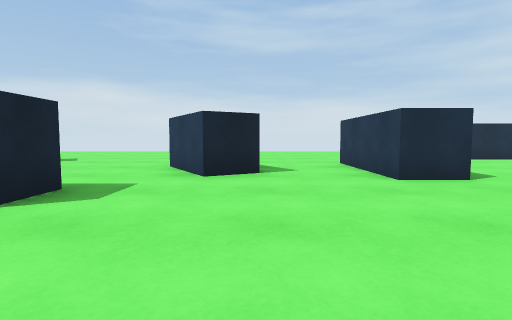
View 1 (above)

24 first-person views from a walk through a scene from a Unity 3-D project. The camera is 0.58 m above the floor, tilts 4° down and sees 80° across. The floor is counted in squares, 1 m on a side. Each view is taken from the middle of a square. On the plan, view 1 faces up. The plan holds only what a view shows up to about 9 squares ahead; the rest is blank. The place goes on beyond the plan. The player character is not drawn. Surface patterns are stand-ins for the level's own textures.

View 2
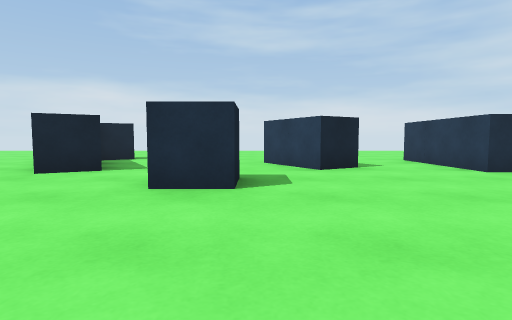

View 3
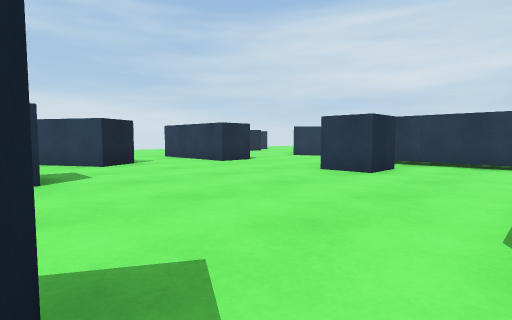

View 4
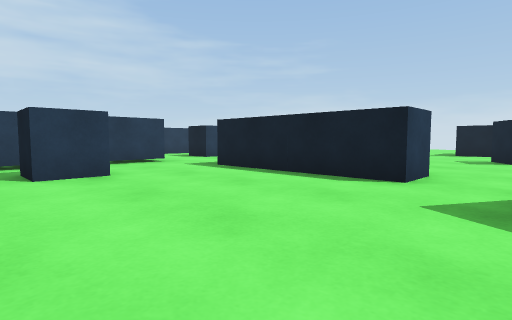

View 5
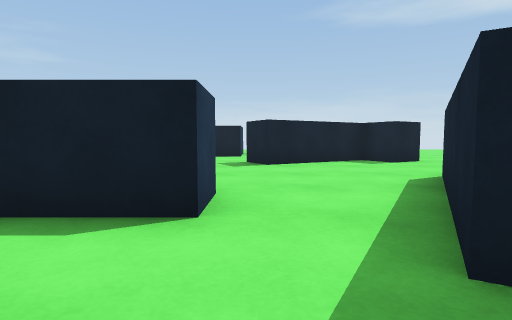

View 6
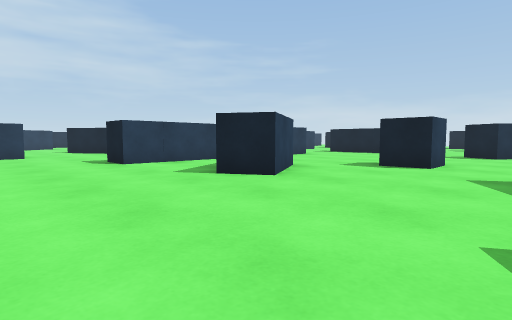

View 7
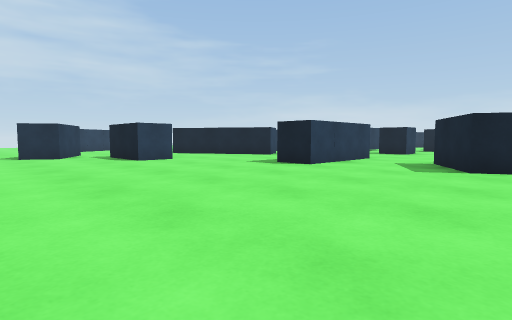

View 8
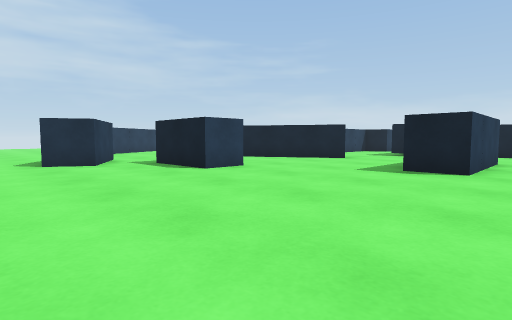

View 9
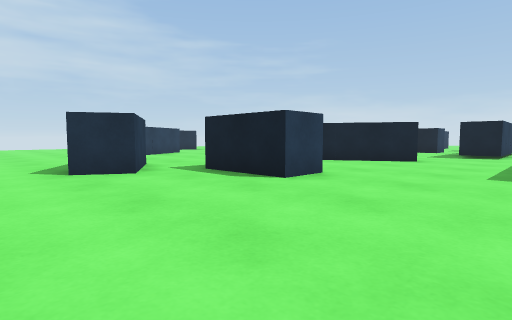

View 10
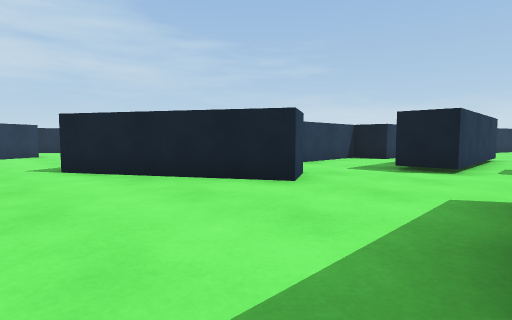

View 11
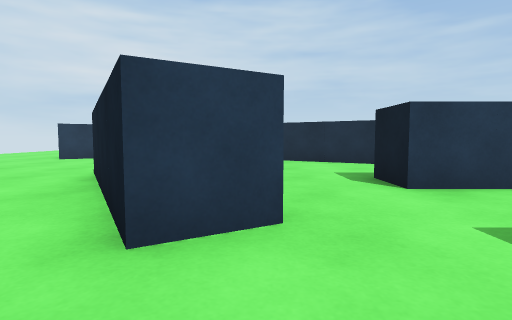

View 12
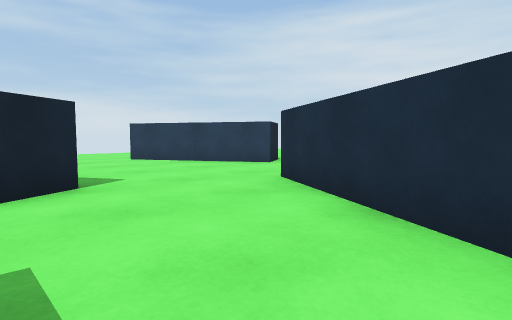

View 13
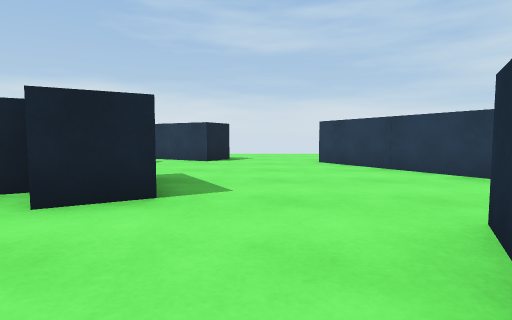

View 14
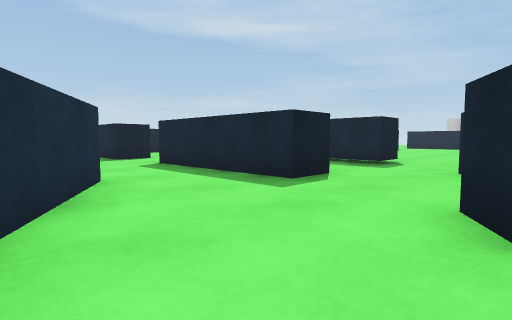

View 15
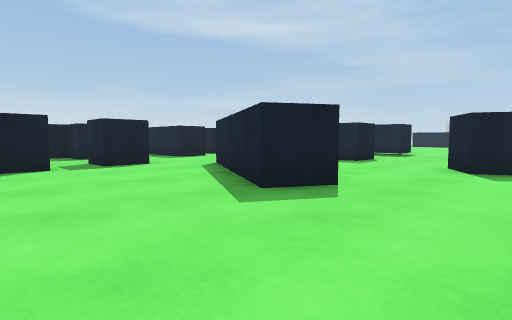

View 16
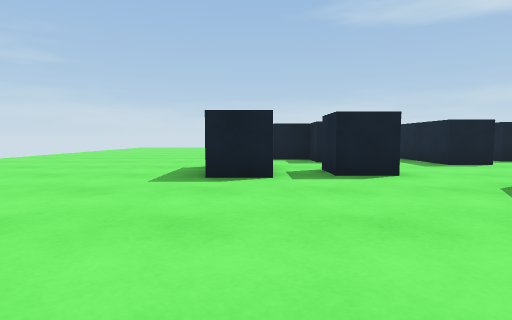

View 17
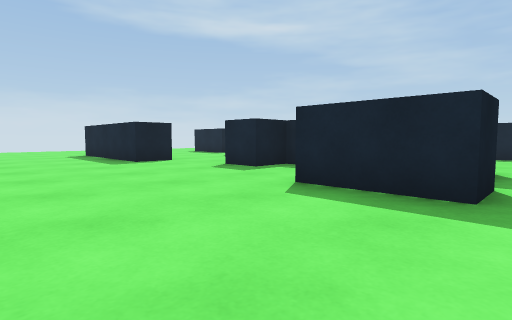

View 18
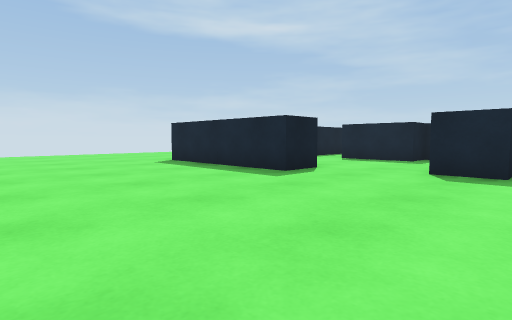

View 19
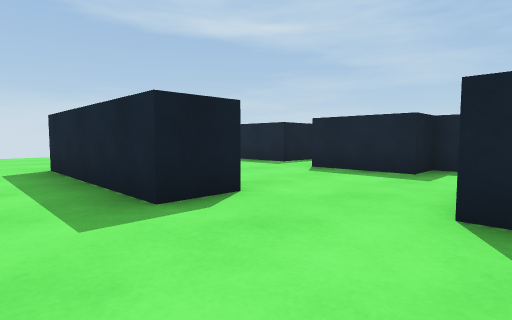

View 20
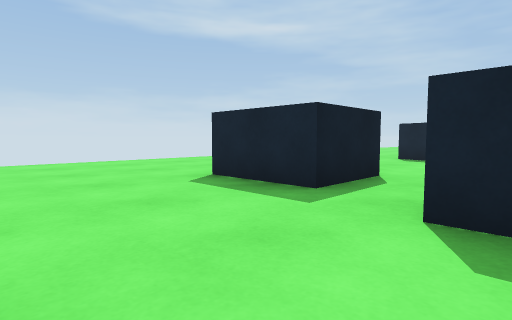

View 21
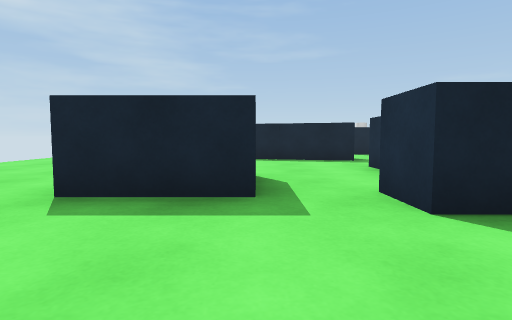

View 22
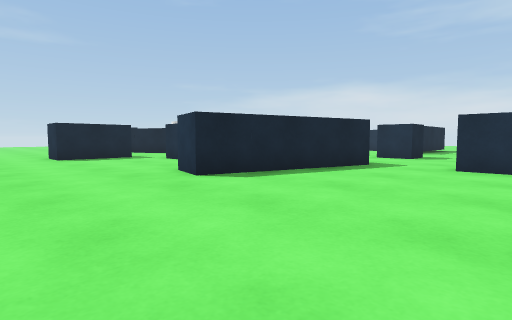

View 23
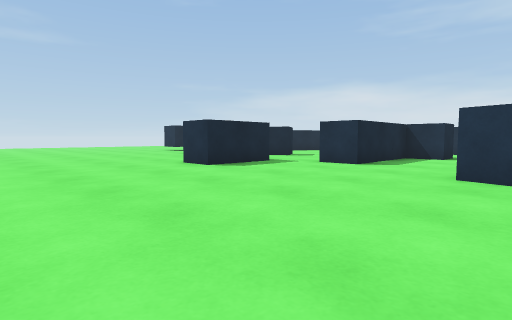

View 24
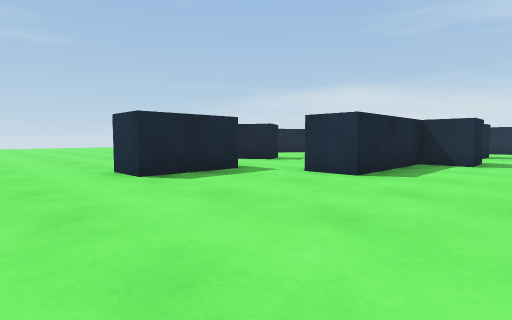

### Floor plan
Points are (right, up) in squares from view 1. A wall is a line through its corners. A room is listed if a view was taken in it or the views show most of it. See-through windows are left out.
Room 1 (views 1, 2, 4, 5, 6, 7, 8, 9, 10)
walls: (-0.9, 6.9) (0.1, 5.1) (-0.8, 4.6) (-1.8, 6.4) (-0.9, 6.9); (2, 4.2) (2, 7.2) (3, 7.2); (-2.2, 3.5) (-2.2, 2.5) (-3.3, 2.5) (-3.3, 3.5) (-2.2, 3.5); (-4.8, 4.5) (-5.5, 4.1); (5.9, 8.5) (5.9, 9.5) (7.9, 9.5); (2, 0.2) (2, 1.2) (3, 1.2); (-4, -1.2) (-3.8, -0.7) (-2.9, -1.2); (8.8, 10.3) (8, 10.8) (8.5, 11.7); (-1.6, -3.2) (-1.6, -2.2) (1.5, -2.2)
ways out: opening at (-2, -2.5) to room 2; opening at (5.7, 8) to room 3; opening at (2, -1) to room 4; opening at (9.5, 12.5) to room 4; opening at (2.5, 3) to room 5
Room 2 (view 3)
walls: (-5.4, -7.4) (-4.9, -8.3) (-2.3, -6.8); (-2.9, -1.2) (-4.9, -4.7)
ways out: opening at (-2, -2.5) to room 1; opening at (-0.5, -7.5) to room 4
Room 3 (views 11, 12, 13, 14)
walls: (9.7, 5.5) (10, 5) (9.1, 4.4); (7.2, 8.5) (5.9, 8.5); (9.7, 9.8) (8.8, 10.3); (6.1, 3.7) (5.6, 4.7) (9.1, 6.7); (7.5, 2.2) (8.5, 2.2) (8.5, 0.5); (14.1, 6.9) (12.5, 9.6); (10.5, 0.5) (12.6, 4)
ways out: opening at (5.7, 8) to room 1; opening at (9.5, 0) to room 4; opening at (11.5, 10) to room 4; opening at (13, 5.5) to room 4; opening at (4.5, 4.5) to room 5; opening at (8, 3.5) to room 5
Room 4 (views 15, 16, 17, 18, 19, 20, 21, 22, 23, 24)
walls: (13.5, -3.5) (13.5, -4.5) (14.5, -4.5) (14.5, -5.6); (9.6, -2.7) (10.7, -2.7) (10.7, -6.7) (11.7, -6.7) (11.7, -8.7) (10.6, -8.7); (14.6, -7.5) (15.7, -7.5) (15.7, -11.5); (12.6, -0.8) (13.7, -0.8) (13.7, -1.9); (7.9, -3.7) (8.7, -3.7); (8.5, -7.7) (7.6, -7.7); (14.6, -0.5) (15.7, -0.5) (15.7, -2.5); (9.2, -10) (11, -10) (11, -12.1); (6, -4.1) (6, -4.7) (5.4, -4.7); (6, -7.3) (5, -11.3) (3.9, -11); (8.5, 0.5) (8.5, -1.8); (4.2, -1.9) (4.2, 2.2); (12.6, 4) (13.4, 3.5) (11.4, 0); (2.7, -5.5) (2.7, -6.5) (1.8, -6.5) (1.8, -9.5) (0.8, -9.5); (2.4, -2.8) (2.4, -3.2); (3.1, 0.2) (2, 0.2); (1.5, -2.2) (2.5, -2.2); (15.4, 6.5) (14.6, 6.1) (14.1, 6.9); (-0.5, -10) (-0.5, -12) (-1.5, -12); (-2.3, -6.8) (-1.8, -7.6) (-2.7, -8.1); (10.3, 10.7) (9.7, 9.8)
ways out: opening at (2, -1) to room 1; opening at (9.5, 12.5) to room 1; opening at (-0.5, -7.5) to room 2; opening at (9.5, 0) to room 3; opening at (11.5, 10) to room 3; opening at (13, 5.5) to room 3; opening at (7, -4.5) to room 5; opening at (8, -3) to room 5; gap at (14, -1)
Room 5 (no view inside)
walls: (7.5, -0.4) (7.5, 2.2); (4.2, 2.2) (5.2, 2.2) (5.2, 0.8); (6.5, -1.4) (6.5, -0.8) (7, -0.8); (3.1, 4.2) (2, 4.2)
ways out: opening at (2.5, 3) to room 1; opening at (4.5, 4.5) to room 3; opening at (8, 3.5) to room 3; opening at (7, -4.5) to room 4; opening at (8, -3) to room 4

Positions as (right, up) in squares from view 1, and headings:
1: (0, 0), facing up
2: (-2, -1), facing up
3: (-3, -2), facing up-right
4: (-3, 2), facing down-right
5: (-2, 0), facing down
6: (-5, 10), facing down-right
7: (-2, 13), facing down-right
8: (1, 13), facing down-right
9: (3, 13), facing down-right
10: (3, 8), facing down-right
11: (4, 4), facing right
12: (9, 1), facing up-right
13: (11, 2), facing up
14: (12, 5), facing down-left
15: (16, 6), facing down-left
16: (15, 4), facing down
17: (19, 0), facing down-left
18: (20, -4), facing down-left
19: (17, -5), facing down-left
20: (14, -8), facing down-left
21: (14, -10), facing left
22: (9, -14), facing up-left
23: (5, -16), facing up-left
24: (4, -14), facing up-left
